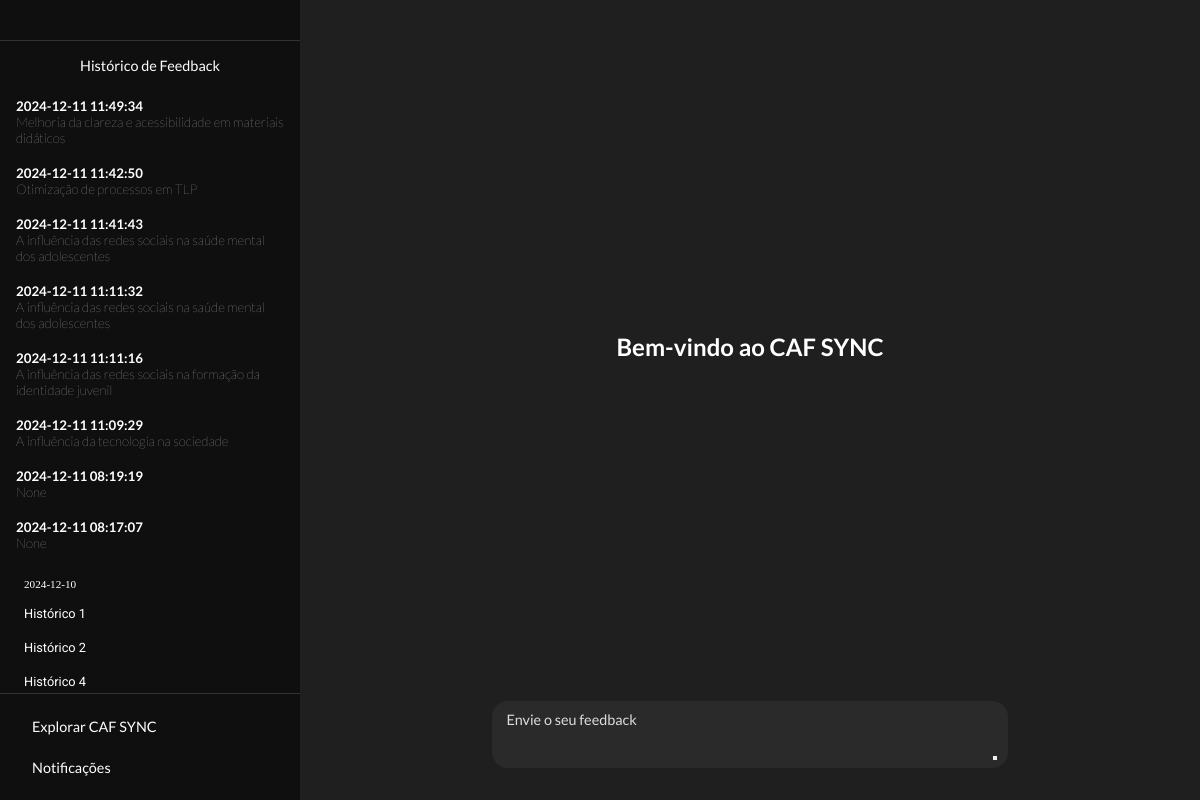
Page /feedback (signed in) on the committed database.
### app.py (models this page shows)
class Feedback(db.Model):
	id = db.Column(db.Integer, primary_key=True)
	conteudo = db.Column(db.String(500), nullable=False)
	sentimento = db.Column(db.String(10), nullable=False)
	user_id = db.Column(db.Integer, nullable=False)
	historico = db.Column(db.DateTime, default=db.func.now())
	tema = db.Column(db.String(50))

### app.py (the view, shortened to what this page needs)
@app.route('/feedback', methods=['GET', 'POST'])
def feedback():
	if 'user_id' not in session:
		flash('Você precisa estar logado para acessar essa página.')
		return redirect(url_for('login'))
	user_id = session.get('user_id')
	feedbacks_usuario = Feedback.query.filter_by(user_id=user_id).order_by(Feedback.historico.desc()).all()
	return render_template('feedback.html' , feedbacks=feedbacks_usuario)

### templates/feedback.html (shortened to what this page needs)
<!DOCTYPE html>
<html lang="en">
  <head>
    <link rel="stylesheet" href="{{ url_for('static' , filename='styles/feedback.css') }}" />
  </head>
  <body>
    <div id="container">
      <div id="container-left" class="">
        <header class="header-icon">
          <div class="icon-right">
            <span class="icon" id="close_menu">
            </span>
          </div>
          <div class="icon-left">
            <span class="icon" id="chat">
            </span>
          </div>
        </header>
        <div class="feedback-list">
          <div class="history-nav">
            <a>
              <span>Histórico de Feedback</span>
            </a>
          </div>
          <div class="all-history" id="all-history">
		{% for feedback in feedbacks %}
              <div class="feedback-entry">
                <h5 style="font-weight:bold;">{{ feedback.historico }}</h5>
                <h5 style="font-weight:100;">{{ feedback.tema }}</h5>
                <br>
              </div>
            {% endfor %}
	</div>
        </div>
        <footer class="footer-icon">
          <div class="footer-nav">
            <a href="/feedback">
              <span>Explorar CAF SYNC</span>
            </a>
            <a href="/">
              <span>Notificações</span>
            </a>
          </div>
        </footer>
      </div>
      <div id="container-right">
        <header class="menu-icon">
          <div class="icon-left">
            <span class="icon" id="menu">
            </span>
          </div>
        </header>
        <div id="welcome-message">
          <h2 id="typing-effect"></h2>
        </div>
	<form action="/feedback" method="POST">
        <footer id="footer-input">
          <div class="form">
            <textarea
              name="textarea"
              id="textarea"
              placeholder="Envie o seu feedback"
            ></textarea>
            <div class="send-form">
              <div class="voice-form">
                <span class="sms-icon" id="mic-on">
                </span>
              </div>
              <div class="sms-form">
                <span class="sms-icon" id="send-sms">
		<button type="submit" id="send-sms">
		</button>
                </span>
              </div>
            </div>
          </div>
        </footer>
	</form>
      </div>
    </div>
  </body>
</html>

### static/styles/feedback.css (style rules this page uses)
* { margin: 0; padding: 0; box-sizing: border-box; text-decoration: none; font-family: "Lato"; }
body { background: #1f1f1f; }
.icon-left, .icon-right { margin-bottom: 0.5rem; }
.header-icon .icon-right .icon, .header-icon .icon-left .icon, .menu-icon .icon-right .icon, .menu-icon .icon-left .icon { display: flex; align-items: center; justify-content: center; padding: 0.5rem; border-radius: 0.5rem; cursor: pointer; transition: background 0.2s ease-in-out; }
#container { width: 100%; display: flex; justify-content: space-between; color: #fff; }
#container-left { background: #0f0f0f; height: 100vh; width: 25%; display: flex; flex-direction: column; position: relative; overflow: hidden; }
.header-icon { width: 100%; display: flex; align-items: center; justify-content: space-between; padding: 0.5rem 1rem; position: sticky; top: 0; z-index: 10; border-bottom: 1px solid #333; }
.feedback-list { flex-grow: 1; overflow-y: auto; padding: 0.5rem 1rem; }
.feedback-list { scrollbar-color: #555 #0f0f0f; scrollbar-width: thin; }
.history-nav { width: 100%; margin-bottom: 1rem; }
.history-nav a { display: flex; align-items: center; justify-content: center; gap: 0.5rem; padding: 0.5rem; margin-bottom: 0.5rem; border-radius: 0.5rem; cursor: pointer; transition: background 0.2s ease-in-out; }
.history-nav a span, .footer-nav a span { display: flex; align-items: center; color: #fff; font-size: 0.9rem; }
.all-history { width: 100%; }
.footer-icon { width: 100%; position: sticky; bottom: 0; padding: 0.5rem 1rem; z-index: 10; border-top: 1px solid #333; }
.footer-nav a { display: flex; align-items: center; gap: 0.5rem; padding: 0.5rem; margin-top: 0.5rem; margin-bottom: 0.5rem; border-radius: 0.5rem; cursor: pointer; transition: background 0.2s ease-in-out; }
#container-right { background: #1f1f1f; width: 75%; height: 100vh; padding: 0; display: flex; flex-direction: column; justify-content: space-between; overflow: hidden; }
#container-right header.menu-icon { width: 100%; display: flex; align-items: center; justify-content: space-between; position: sticky; top: 0; z-index: 10; padding: 0.5rem 1rem; }
#welcome-message { flex: 1; display: flex; justify-content: center; align-items: center; padding: 1rem; }
#welcome-message h2 { text-align: center; color: #fff; font-size: 1.5rem; margin-bottom: 1rem; }
#footer-input { padding: 2rem 12rem; }
#footer-input .form { width: 100%; background: #4b4b4b41; border-radius: 1rem; overflow: hidden; gap: 0.5rem; }
#footer-input textarea { width: 96%; background: transparent; border: none; padding: 0.6rem 0.9rem 0rem; color: #fff; resize: none; outline: none; font-size: 0.9rem; }
#footer-input textarea::placeholder { color: #ddd; }
#footer-input textarea { scrollbar-color: #555 #0f0f0f00; scrollbar-width: thin; }
#footer-input .send-form { display: flex; align-items: center; justify-content: space-between; padding: 0.1rem 0.3rem; }
#footer-input .send-form div { border-radius: 50%; display: flex; align-items: center; justify-content: center; cursor: pointer; transition: background 0.2s ease-in-out; }
#footer-input .send-form div .sms-icon { display: flex; align-items: center; justify-content: center; padding: 0.4rem; }

### rows in the picture
Feedback: historico "2024-12-11 11:49:34", tema "Melhoria da clareza e acessibilidade em materiais didáticos"
Feedback: historico "2024-12-11 11:42:50", tema "Otimização de processos em TLP"
Feedback: historico "2024-12-11 11:41:43", tema "A influência das redes sociais na saúde mental dos adolescentes"
Feedback: historico "2024-12-11 11:11:32", tema "A influência das redes sociais na saúde mental dos adolescentes"
Feedback: historico "2024-12-11 11:11:16", tema "A influência das redes sociais na formação da identidade juvenil"
Feedback: historico "2024-12-11 11:09:29", tema "A influência da tecnologia na sociedade"
Feedback: historico "2024-12-11 08:19:19", tema "None"
Feedback: historico "2024-12-11 08:17:07", tema "None"
